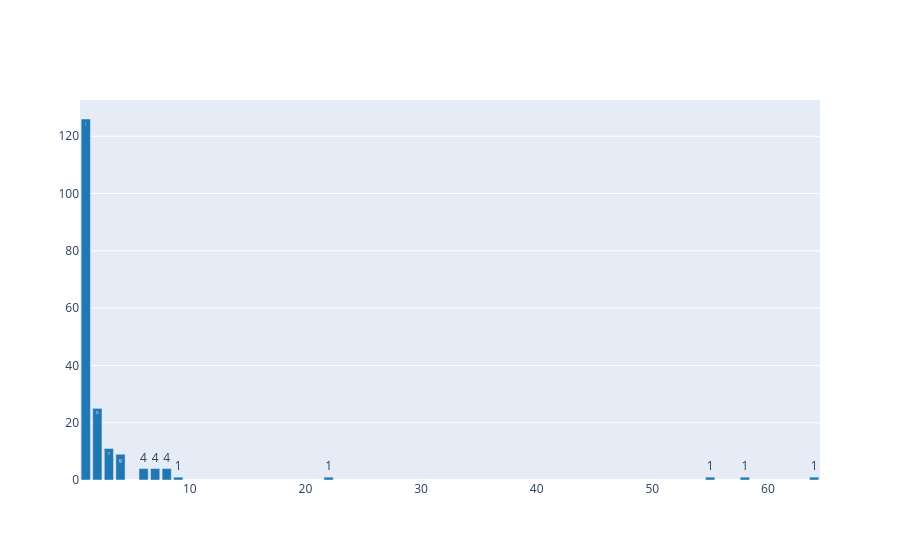

The notebook cell this image was saved under:
### Code cell
combined_fig

### Figure 1 — Plotly figure (JSON) as saved in the notebook; plotly's stock layout.template omitted (floating-point values rounded to 4 significant figures)
{"data": [{"hovertemplate": "count=%{x}<br>number_of_clusters=%{y}<extra></extra>", "legendgroup": "", "marker": {"color": "#1F77B4", "pattern": {"shape": ""}}, "name": "", "orientation": "v", "showlegend": false, "textposition": "auto", "texttemplate": "%{y}", "type": "bar", "x": [1, 2, 3, 4, 6, 7, 8, 9, 22, 55, 58, 64], "xaxis": "x", "y": [126, 25, 11, 9, 4, 4, 4, 1, 1, 1, 1, 1], "yaxis": "y"}, {"hovertemplate": "simple_values=%{x}<br>count=%{y}<extra></extra>", "legendgroup": "", "marker": {"color": "#1F77B4", "pattern": {"shape": ""}}, "name": "", "orientation": "v", "showlegend": false, "textposition": "auto", "texttemplate": "%{y}", "type": "bar", "x": ["Cluster 3", "Cluster 2", "Cluster 1", "Cluster 0"], "xaxis": "x", "y": [22, 55, 58, 64], "yaxis": "y"}], "layout": {}}
